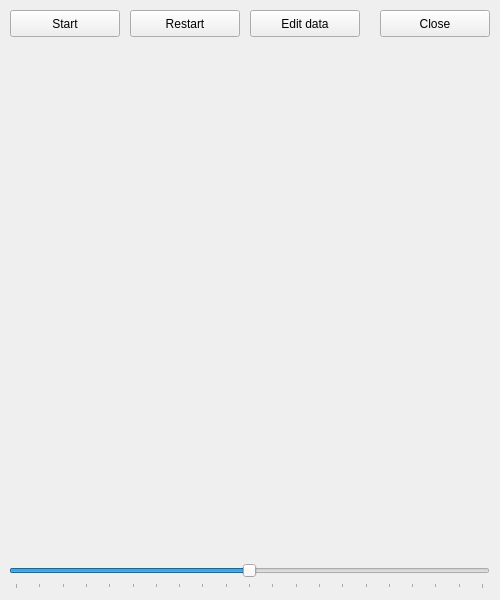
<?xml version="1.0" encoding="UTF-8"?>
<ui version="4.0">
 <class>SimWindow</class>
 <widget class="QMainWindow" name="SimWindow">
  <property name="geometry">
   <rect>
    <x>0</x>
    <y>0</y>
    <width>500</width>
    <height>600</height>
   </rect>
  </property>
  <property name="sizePolicy">
   <sizepolicy hsizetype="Minimum" vsizetype="Minimum">
    <horstretch>0</horstretch>
    <verstretch>0</verstretch>
   </sizepolicy>
  </property>
  <property name="windowTitle">
   <string>Simulation</string>
  </property>
  <property name="windowIcon">
   <iconset>
    <normaloff>icon.png</normaloff>icon.png</iconset>
  </property>
  <widget class="QWidget" name="centralwidget">
   <widget class="QSlider" name="speedSlider">
    <property name="geometry">
     <rect>
      <x>9</x>
      <y>560</y>
      <width>481</width>
      <height>29</height>
     </rect>
    </property>
    <property name="maximum">
     <number>100</number>
    </property>
    <property name="pageStep">
     <number>10</number>
    </property>
    <property name="value">
     <number>50</number>
    </property>
    <property name="orientation">
     <enum>Qt::Horizontal</enum>
    </property>
    <property name="invertedAppearance">
     <bool>false</bool>
    </property>
    <property name="invertedControls">
     <bool>false</bool>
    </property>
    <property name="tickPosition">
     <enum>QSlider::TicksBelow</enum>
    </property>
    <property name="tickInterval">
     <number>5</number>
    </property>
   </widget>
   <widget class="SimWidget" name="widget" native="true">
    <property name="geometry">
     <rect>
      <x>0</x>
      <y>50</y>
      <width>500</width>
      <height>500</height>
     </rect>
    </property>
   </widget>
   <widget class="QPushButton" name="pauseButton">
    <property name="geometry">
     <rect>
      <x>10</x>
      <y>10</y>
      <width>110</width>
      <height>27</height>
     </rect>
    </property>
    <property name="text">
     <string>Start</string>
    </property>
   </widget>
   <widget class="QPushButton" name="dataEditButton">
    <property name="geometry">
     <rect>
      <x>250</x>
      <y>10</y>
      <width>110</width>
      <height>27</height>
     </rect>
    </property>
    <property name="text">
     <string>Edit data</string>
    </property>
   </widget>
   <widget class="QPushButton" name="stopButton">
    <property name="geometry">
     <rect>
      <x>380</x>
      <y>10</y>
      <width>110</width>
      <height>27</height>
     </rect>
    </property>
    <property name="text">
     <string>Close</string>
    </property>
   </widget>
   <widget class="QPushButton" name="restartButton">
    <property name="geometry">
     <rect>
      <x>130</x>
      <y>10</y>
      <width>110</width>
      <height>27</height>
     </rect>
    </property>
    <property name="text">
     <string>Restart</string>
    </property>
   </widget>
  </widget>
 </widget>
 <customwidgets>
  <customwidget>
   <class>SimWidget</class>
   <extends>QWidget</extends>
   <header>simwidget.h</header>
   <container>1</container>
  </customwidget>
 </customwidgets>
 <resources/>
 <connections/>
</ui>
